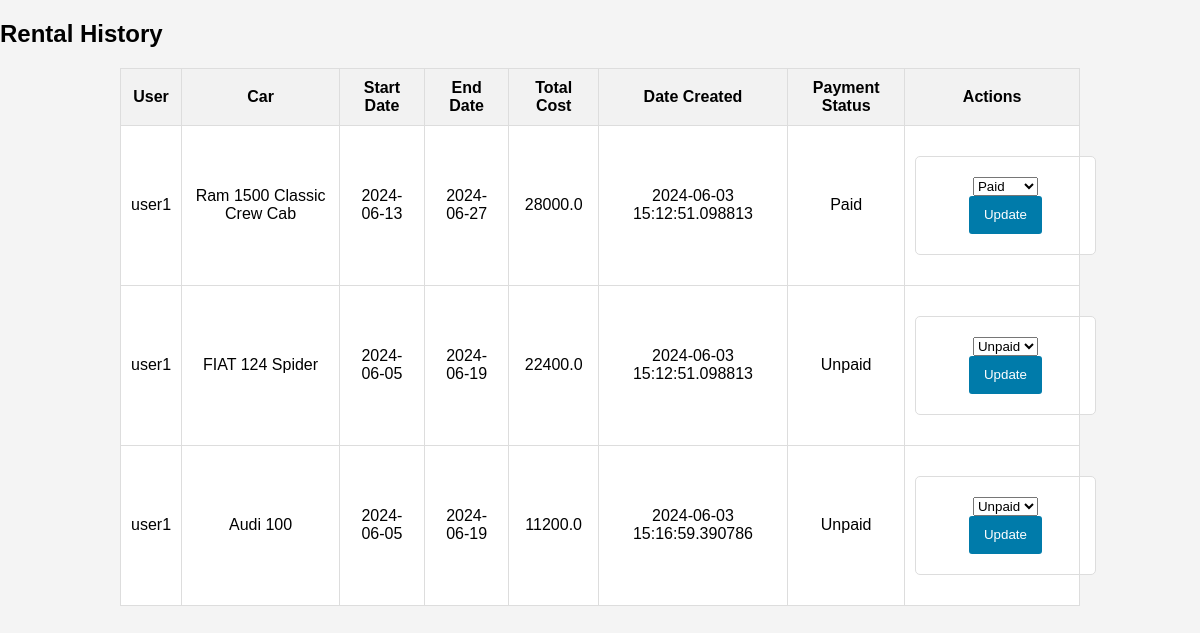
The app's page /rental_history (signed in), older data.
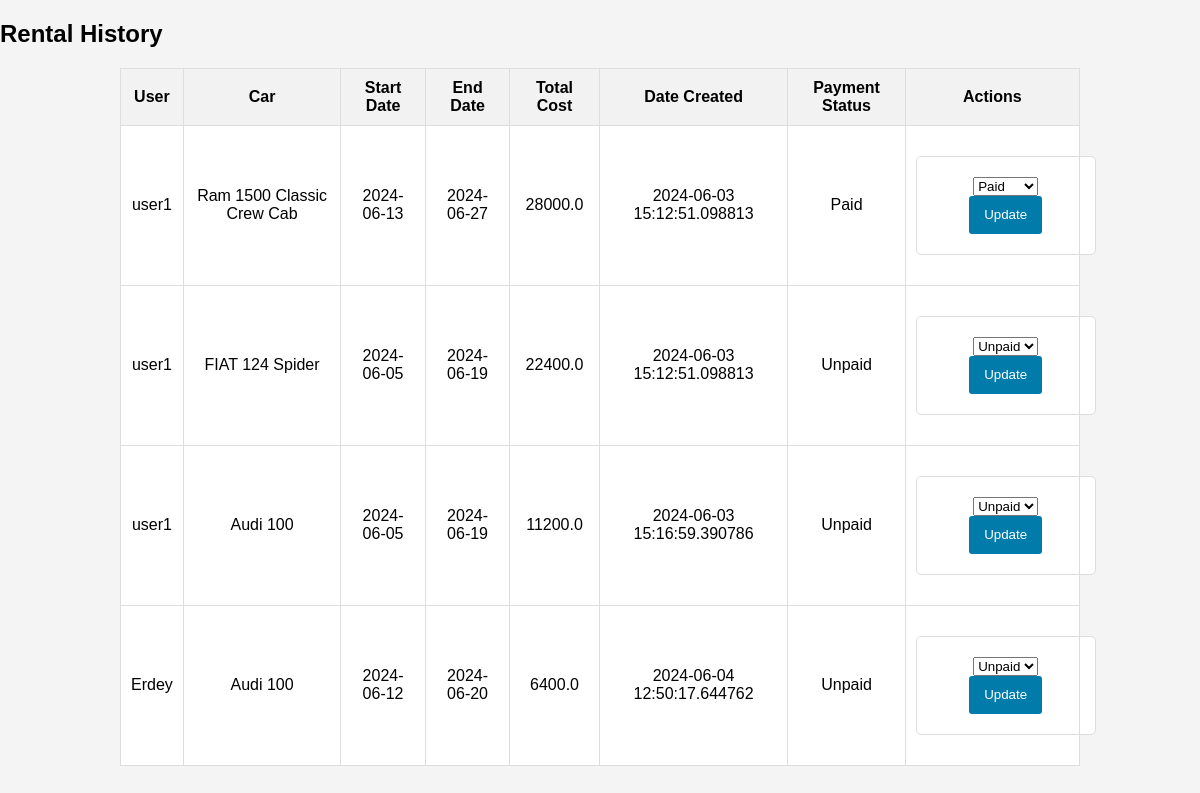
The same page, newer data.
### app/models.py (models this page shows, shortened)
class Rental(db.Model):
    id = db.Column(db.Integer, primary_key=True)
    user_id = db.Column(db.Integer, db.ForeignKey(User.id), nullable=False)
    car_id = db.Column(db.Integer, db.ForeignKey(Car.id), nullable=False)
    start_date = db.Column(db.Date, nullable=False, default=datetime.today())
    end_date = db.Column(db.Date)
    start_time = db.Column(db.DateTime, nullable=False, default=datetime.now())
    end_time = db.Column(db.DateTime, nullable=True)
    total_cost = db.Column(db.Float, nullable=False)
    date_created = db.Column(db.DateTime, default=datetime.now())
    payment_status = db.Column(db.Boolean, nullable=False, default=False)
    user = db.relationship('User', backref=db.backref('rentals', lazy=True))
    car = db.relationship('Car', backref=db.backref('rentals', lazy=True))

class User(UserMixin, db.Model):
    id = db.Column(db.Integer, primary_key=True)
    username = db.Column(db.String(50), unique=True, nullable=False)
    password = db.Column(db.String(50), nullable=False)
    email = db.Column(db.String(100), unique=True, nullable=False)
    contact_no = db.Column(db.Integer, unique=True)
    address = db.Column(db.String(100))
    role = db.Column(db.String(50), default='customer')

class Car(db.Model):
    id = db.Column(db.Integer, primary_key=True)
    make = db.Column(db.String(50), nullable=False)
    model = db.Column(db.String(50), nullable=False)
    category = db.Column(db.String(50), nullable=False)
    year = db.Column(db.Integer, nullable=False)
    price_per_day = db.Column(db.Integer, nullable=False)
    status = db.Column(db.String(20), nullable=False, default="Available")

### app/routes.py (the view)
@app.route('/rental_history')
@admin_required
def rental_history():
    if 'user_id' not in session:
        return redirect(url_for('login'))
    user_id = session['user_id']
    user = User.query.get(user_id)
    if user.role != 'admin':
        flash('Only admins can view rental history.', 'error')
        return redirect(url_for('manage_cars'))
    rentals = Rental.query.all()
    return render_template('rental_history.html', rentals=rentals)

### app/__init__.py (called while the page is built)
@login_manager.user_loader
def load_user(user_id):
    return models.User.query.get(int(user_id))

### app/routes.py (called while the page is built)
def admin_required(f):
    @wraps(f)
    def decorated_function(*args, **kwargs):
        if 'user_id' not in session or session.get('user_role') != 'admin':
            flash('You do not have permission to access this page.')
            return redirect(url_for('index'))
        return f(*args, **kwargs)
    return decorated_function

### app/templates/rental_history.html (shortened to what this page needs)
<!DOCTYPE html>
<html lang="en">
<head>
    <link rel="stylesheet" href="{{ url_for('static', filename='css/custom.css') }}">
</head>
<body>
<h2>Rental History</h2>
<table>
    <thead>
        <tr>
            <th>User</th>
            <th>Car</th>
            <th>Start Date</th>
            <th>End Date</th>
            <th>Total Cost</th>
            <th>Date Created</th>
            <th>Payment Status</th>
            <th>Actions</th>
        </tr>
    </thead>
    <tbody>
        {% for rental in rentals %}
        <tr>
            <td>{{ rental.user.username }}</td>
            <td>{{ rental.car.make }} {{ rental.car.model }}</td>
            <td>{{ rental.start_date }}</td>
            <td>{{ rental.end_date }}</td>
            <td>{{ rental.total_cost }}</td>
            <td>{{ rental.date_created }}</td>
            <td>{{ 'Paid' if rental.payment_status else 'Unpaid' }}</td>
            <td>
                <form action="{{ url_for('update_payment_status', rental_id=rental.id) }}" method="post">
                    <select name="payment_status">
                        <option value="Paid" {% if rental.payment_status %}selected{% endif %}>Paid</option>
                        <option value="Unpaid" {% if not rental.payment_status %}selected{% endif %}>Unpaid</option>
                    </select>
                    <button type="submit">Update</button>
                </form>
            </td>
        </tr>
        {% endfor %}
    </tbody>
</table>
</body>
</html>

Row changes from the older to the newer data that the page shows:
added Rental: user.username "Erdey", car.make "Audi", car.model "100", start_date "2024-06-12", end_date "2024-06-20", total_cost "6400.0", date_created "2024-06-04 12:50:17.644762", payment_status "Unpaid"
